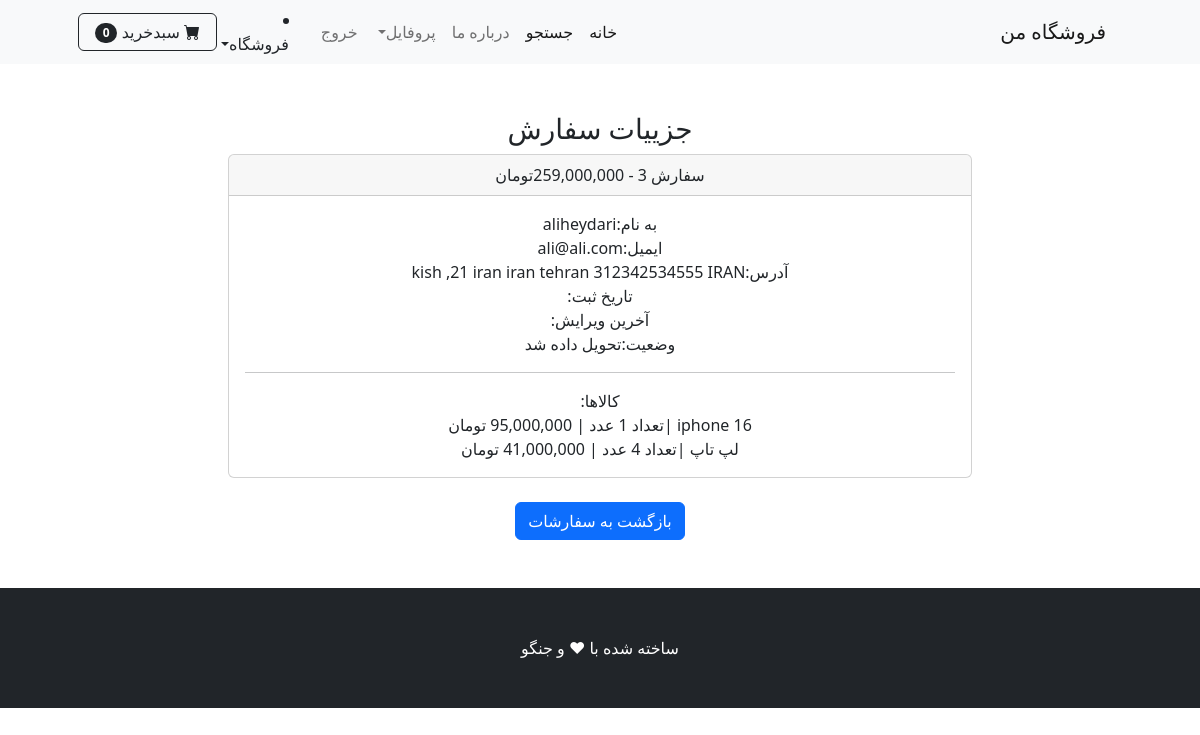
Page /order_details/3 (signed in) on the committed database.
### payment/models.py (models this page shows, shortened)
class Order(models.Model):
    STATUS_ORDER = [
        ('Pending','در انتظار پرداخت'),
        ('Processing','در حال پردازش'),
        ('Shipped','ارسال شده به پست'),
        ('Delivered','تحویل داده شد'),
    ]
    user = models.ForeignKey(User, on_delete=models.CASCADE,null=True,blank=True)
    full_name = models.CharField(max_length=250)
    email = models.EmailField(max_length=300)
    shipping_address = models.TextField(max_length=150000)
    amount_paid = models.DecimalField(decimal_places=0 ,max_digits=12)
    date_ordered = jmodels.jDateTimeField(auto_now=True)
    status = models.CharField(max_length=50, choices=STATUS_ORDER,default='Pending')
    last_update = jmodels.jDateTimeField(auto_now=True)

class OrderItem(models.Model):
    order = models.ForeignKey(Order, on_delete=models.CASCADE, null=True)
    product = models.ForeignKey(Product, on_delete=models.CASCADE, null=True)
    user = models.ForeignKey(User, on_delete=models.CASCADE, null=True)
    quantity = models.PositiveIntegerField(default = 1)
    price = models.DecimalField(decimal_places=0 , max_digits=12)

### shop/models.py (models this page shows)
class Product(models.Model):
    name=models.CharField(max_length=100)
    description=models.CharField(max_length=500,default='',blank=True,null=True)
    price=models.DecimalField(default=0,decimal_places=0,max_digits=12)
    Category=models.ForeignKey(Category,on_delete=models.CASCADE,default=1)
    picture=models.ImageField(upload_to='upload/product/')
    star = models.IntegerField(default=0 ,validators=[MaxValueValidator(5),MinValueValidator(0)])
    is_sale = models.BooleanField(default=False)
    sale_price = models.DecimalField(default=0,decimal_places=0,max_digits=12)
    def __str__(self):
        return self.name

### shop/views.py (the view)
# urls.py: path('order_details/<int:pk>', views.order_details, name="order_details"),
def order_details(request,pk):
    if request.user.is_authenticated:
        order = Order.objects.get(id=pk)
        items = OrderItem.objects.filter(order=pk)
        context = {
            'order':order,
            'items':items
        }
        return render(request,'order_details.html',context)
    else:
        messages.success(request, 'دسترسی به این صفحه امکان پذیر نمیباشد')
        return redirect('home')

### cart/cart.py (called while the page is built)
    def __len__(self):
        return len(self.cart)

### cart/context_processors.py (called while the page is built)
def cart(request):
    return{'cart':Cart(request)}

### shop/templates/order_details.html (shortened to what this page needs)
{% extends 'base.html' %}
{% load humanize %}
{% block content %}
<br><br>
<div class="container"
    <div class="row">
        <center>
            <div class="col-8">
              <h3>جزییات سفارش</h3>
              <div class="card">
                <div class="card-header">
                  سفارش {{ order.id }}  - {{ order.amount_paid|intcomma }}تومان
                </div>
                <div class="card-body">
                  به نام:{{ order.full_name }}<br>
                  ایمیل:{{ order.email }}<br>
                  آدرس:{{ order.shipping_address }}<br>
                  تاریخ ثبت:{{ order.date_ordered|date:"Y-m-d H:i:s" }}<br>
                  آخرین ویرایش:{{ order.last_update|date:"Y-m-d H:i:s" }}<br>
                  وضعیت:{{ order.get_status_display }}<br>
                  <hr>
                  کالاها:<br>
                  {% for item in items %}
                    {{ item.product }} |تعداد {{ item.quantity }} عدد | {{ item.price|intcomma }} تومان<br>
                  {% endfor %}
                </div>
              </div>
              <br>
              <a href="{% url 'orders' %}" class="btn btn-primary">بازگشت به سفارشات</a>
            </div>
        </center>
    </div>
<br><br>
{% endblock %}

### rows in the picture
Order: amount_paid "259,000,000", full_name "aliheydari", email "ali@ali.com", shipping_address "kish ,21 iran iran tehran 312342534555 IRAN", status "تحویل داده شد"
OrderItem: product "لپ تاپ", quantity "4", price "41,000,000"

### other values in the picture
{{ cart|length }} "0"
